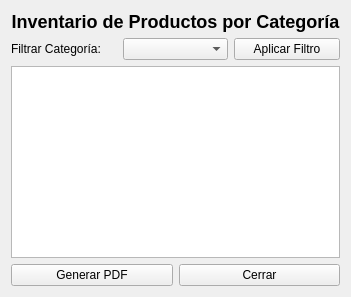
<?xml version="1.0" encoding="UTF-8"?>
<ui version="4.0">
 <class>VentanaInventario</class>
 <widget class="QWidget" name="VentanaInventario">
  <property name="windowTitle">
   <string>Inventario por Categoría</string>
  </property>

  <layout class="QVBoxLayout" name="verticalLayout">

   <!-- Título -->
   <item>
    <widget class="QLabel" name="lbl_titulo">
     <property name="text">
      <string>Inventario de Productos por Categoría</string>
     </property>
     <property name="alignment">
      <set>Qt::AlignCenter</set>
     </property>
     <property name="styleSheet">
      <string>font-size:18px; font-weight:bold;</string>
     </property>
    </widget>
   </item>

   <!-- Filtro -->
   <item>
    <layout class="QHBoxLayout" name="filtroLayout">

     <item>
      <widget class="QLabel" name="lbl_categoria">
       <property name="text">
        <string>Filtrar Categoría:</string>
       </property>
      </widget>
     </item>

     <item>
      <widget class="QComboBox" name="combo_categoria"/>
     </item>

     <item>
      <widget class="QPushButton" name="btn_filtrar">
       <property name="text">
        <string>Aplicar Filtro</string>
       </property>
      </widget>
     </item>

    </layout>
   </item>

   <!-- Tabla -->
   <item>
    <widget class="QTableWidget" name="tabla_inv"/>
   </item>

   <!-- Botones -->
   <item>
    <layout class="QHBoxLayout" name="botonesLayout">

     <item>
      <widget class="QPushButton" name="btn_pdf">
       <property name="text">
        <string>Generar PDF</string>
       </property>
      </widget>
     </item>

     <item>
      <widget class="QPushButton" name="btn_cerrar">
       <property name="text">
        <string>Cerrar</string>
       </property>
      </widget>
     </item>

    </layout>
   </item>

  </layout>
 </widget>
</ui>
